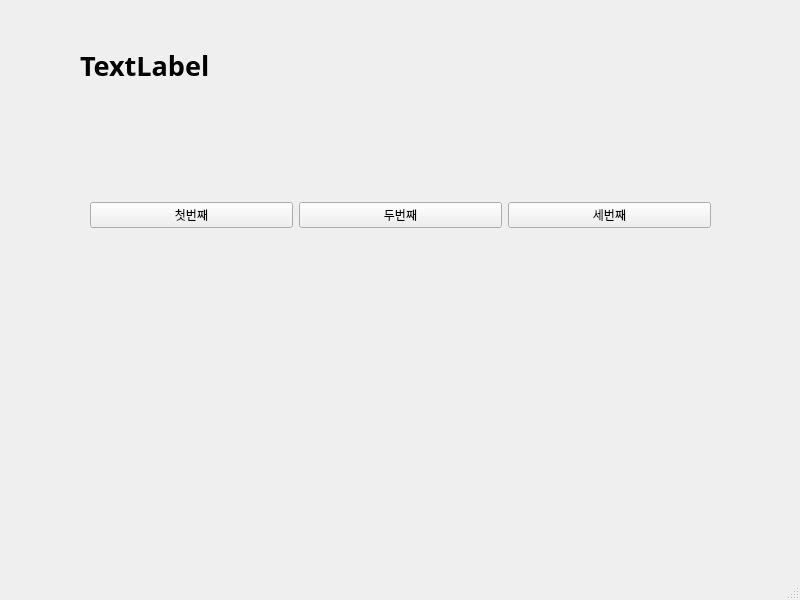
<?xml version="1.0" encoding="UTF-8"?>
<ui version="4.0">
 <class>MainWindow</class>
 <widget class="QMainWindow" name="MainWindow">
  <property name="geometry">
   <rect>
    <x>0</x>
    <y>0</y>
    <width>800</width>
    <height>600</height>
   </rect>
  </property>
  <property name="windowTitle">
   <string>MainWindow</string>
  </property>
  <widget class="QWidget" name="centralwidget">
   <widget class="QWidget" name="horizontalLayoutWidget">
    <property name="geometry">
     <rect>
      <x>90</x>
      <y>130</y>
      <width>621</width>
      <height>171</height>
     </rect>
    </property>
    <layout class="QHBoxLayout" name="horizontalLayout">
     <item>
      <widget class="QPushButton" name="pushButton">
       <property name="text">
        <string>첫번째</string>
       </property>
      </widget>
     </item>
     <item>
      <widget class="QPushButton" name="pushButton_2">
       <property name="text">
        <string>두번째</string>
       </property>
      </widget>
     </item>
     <item>
      <widget class="QPushButton" name="pushButton_3">
       <property name="text">
        <string>세번째</string>
       </property>
      </widget>
     </item>
    </layout>
   </widget>
   <widget class="QLabel" name="label">
    <property name="geometry">
     <rect>
      <x>80</x>
      <y>30</y>
      <width>641</width>
      <height>71</height>
     </rect>
    </property>
    <property name="font">
     <font>
      <family>맑은 고딕</family>
      <pointsize>20</pointsize>
      <weight>75</weight>
      <bold>true</bold>
     </font>
    </property>
    <property name="text">
     <string>TextLabel</string>
    </property>
   </widget>
  </widget>
  <widget class="QMenuBar" name="menubar">
   <property name="geometry">
    <rect>
     <x>0</x>
     <y>0</y>
     <width>800</width>
     <height>26</height>
    </rect>
   </property>
  </widget>
  <widget class="QStatusBar" name="statusbar"/>
 </widget>
 <resources/>
 <connections>
  <connection>
   <sender>pushButton</sender>
   <signal>clicked()</signal>
   <receiver>MainWindow</receiver>
   <slot>firstClick()</slot>
   <hints>
    <hint type="sourcelabel">
     <x>155</x>
     <y>239</y>
    </hint>
    <hint type="destinationlabel">
     <x>214</x>
     <y>303</y>
    </hint>
   </hints>
  </connection>
  <connection>
   <sender>pushButton_2</sender>
   <signal>clicked()</signal>
   <receiver>MainWindow</receiver>
   <slot>secondClick()</slot>
   <hints>
    <hint type="sourcelabel">
     <x>366</x>
     <y>234</y>
    </hint>
    <hint type="destinationlabel">
     <x>413</x>
     <y>299</y>
    </hint>
   </hints>
  </connection>
  <connection>
   <sender>pushButton_3</sender>
   <signal>clicked()</signal>
   <receiver>MainWindow</receiver>
   <slot>thirdClick()</slot>
   <hints>
    <hint type="sourcelabel">
     <x>591</x>
     <y>236</y>
    </hint>
    <hint type="destinationlabel">
     <x>627</x>
     <y>307</y>
    </hint>
   </hints>
  </connection>
 </connections>
 <slots>
  <slot>firstClick()</slot>
  <slot>secondClick()</slot>
  <slot>thirdClick()</slot>
 </slots>
</ui>
